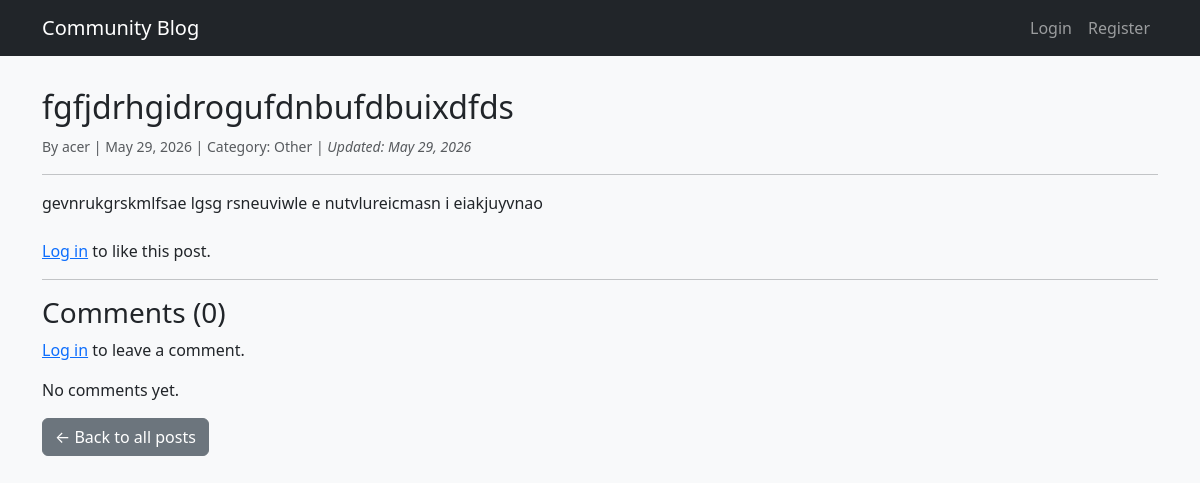
The app's page /blog/post/fgfjdrhgidrogufdnbufdbuixdfds/ with its own data.
### blog/models.py (models this page shows, shortened)
class Post(models.Model):
    CATEGORY_CHOICES = [
        ('tech','Technology'),
        ('lifestyle','Lifestyle'),
        ('travel','Travel'),
        ('food','Food'),
        ('other','Other'),
    ]
    title = models.CharField(max_length = 200)
    slug = models.SlugField(max_length = 200, unique = True, blank = True)
    body = models.TextField()
    author = models.ForeignKey(User, on_delete = models.CASCADE, related_name='posts')
    category = models.CharField(max_length=20, choices = CATEGORY_CHOICES, default='other')
    created_at = models.DateTimeField(auto_now_add=True)
    updated_at = models.DateTimeField(auto_now = True)
    class Meta:
        ordering = ['-created_at']

### blog/views.py (the view)
# urls.py: path('post/<slug:slug>/', views.post_detail, name='post-detail'),
def post_detail(request, slug):
    post = get_object_or_404(Post, slug=slug)
    comments = post.comments.all()
    if request.method == 'POST':
        if not request.user.is_authenticated:
            messages.error(request, 'You must be logged in to comment.')
            return redirect('login')
        comment_form = CommentForm(request.POST)
        if comment_form.is_valid():
            comment = comment_form.save(commit=False)
            comment.post = post
            comment.user = request.user
            comment.save()
            messages.success(request, 'Comment added!')
            return redirect('post-detail', slug=post.slug)
    else:
        comment_form = CommentForm()
    context = {
        'post': post,
        'comments': comments,
        'comment_form': comment_form,
    }
    return render(request, 'blog/post_detail.html', context)

### blog/templates/blog/post_detail.html (shortened to what this page needs)
{% extends 'base.html' %}
{% block content %}
<article>
    <h2>{{ post.title }}</h2>
    <p class="text-muted">
        <small>
            By {{ post.author.username }} |
            {{ post.created_at|date:"F d, Y" }} |
            Category: {{ post.get_category_display }}
            {% if post.updated_at > post.created_at %}
                | <em>Updated: {{ post.updated_at|date:"F d, Y" }}</em>
            {% endif %}
        </small>
    </p>
    <hr>
    <div class="mb-4">{{ post.body|linebreaks }}</div>
</article>
{% if user.is_authenticated %}
    <div class="mb-3">
        <button id="like-btn" class="btn btn-outline-danger" data-slug="{{ post.slug }}">
            {% if user in post.likes.all %}Unlike{% else %}Like{% endif %}
        </button>
        <span class="ms-2"><span id="like-count">{{ post.likes.count }}</span> likes</span>
    </div>
{% else %}
    <p><a href="{% url 'login' %}">Log in</a> to like this post.</p>
{% endif %}
<hr>
<h3>Comments ({{ comments.count }})</h3>
{% if user.is_authenticated %}
    <form method="post" class="mb-4">
        {% csrf_token %}
        <div class="mb-3">
            {{ comment_form.body }}
        </div>
        <button type="submit" class="btn btn-primary">Add Comment</button>
    </form>
{% else %}
    <p><a href="{% url 'login' %}">Log in</a> to leave a comment.</p>
{% endif %}
{% for comment in comments %}
    <div class="card mb-2">
        <div class="card-body">
            <p class="card-text">{{ comment.body }}</p>
            <p class="card-subtitle text-muted small">
                – {{ comment.user.username }}, {{ comment.created_at|date:"M d, Y H:i" }}
                {% if user == comment.user %}
                    <form action="{% url 'comment-delete' comment.pk %}" method="post" class="d-inline">
                        {% csrf_token %}
                        <button type="submit" class="btn btn-sm btn-danger">Delete</button>
                    </form>
                {% endif %}
            </p>
        </div>
    </div>
{% empty %}
    <p>No comments yet.</p>
{% endfor %}
<p class="mt-3"><a href="{% url 'post-list' %}" class="btn btn-secondary">&larr; Back to all posts</a></p>
{% endblock %}

### static/css/style.css (style rules this page uses)
body { background-color: #f8f9fa; }

### records on screen
Post: title "fgfjdrhgidrogufdnbufdbuixdfds", author.username "acer", created_at "May 29, 2026", category "Other", updated_at "May 29, 2026", body "gevnrukgrskmlfsae lgsg rsneuviwle e nutvlureicmasn i eiakjuyvnao", count "0"
